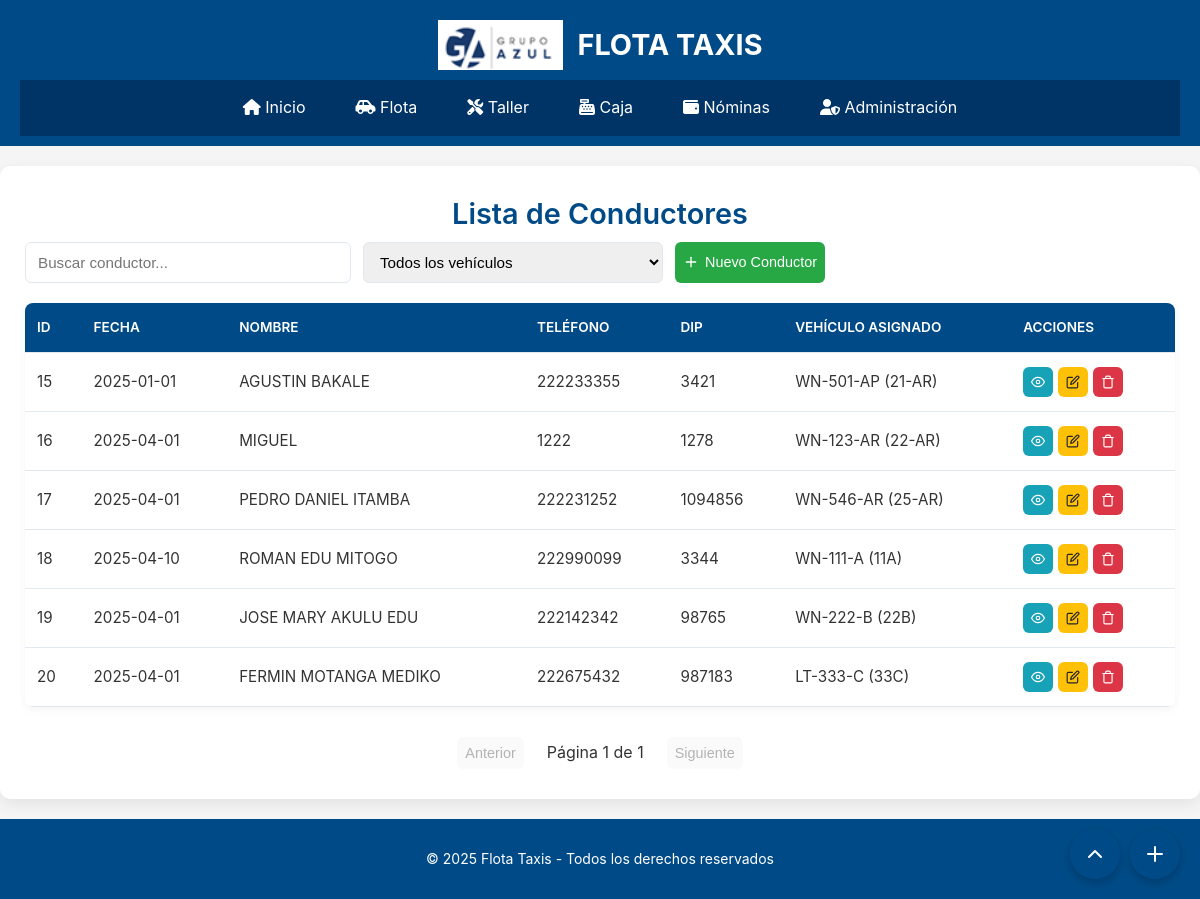
Screenshot of /modules/conductores/conductores-funcional.php with the database file from the repository.
### tables this page shows
CREATE TABLE `conductores` (
  `id` int(11) NOT NULL,
  `nombre` varchar(100) NOT NULL,
  `telefono` varchar(20) NOT NULL,
  `dip` varchar(20) NOT NULL,
  `vehiculo_id` int(11) DEFAULT NULL,
  `estado` enum('Activo','Inactivo') NOT NULL DEFAULT 'Activo',
  `ingreso_dia_obligatorio` int(11) NOT NULL DEFAULT 0,
  `ingreso_dia_libre` int(11) NOT NULL DEFAULT 0,
  `ingreso_obligatorio` int(11) DEFAULT NULL,
  `ingreso_libre` int(11) DEFAULT NULL,
  `imagen` varchar(255) DEFAULT NULL,
  `fecha` date DEFAULT NULL,
  `dias_por_ciclo` int(11) DEFAULT 30,
  `salario_mensual` int(11) DEFAULT NULL,
  `direccion` varchar(255) DEFAULT 'Sin dirección'
);

CREATE TABLE `vehiculos` (
  `id` int(11) NOT NULL,
  `marca` varchar(50) NOT NULL,
  `modelo` varchar(50) NOT NULL,
  `matricula` varchar(20) NOT NULL,
  `numero` varchar(20) NOT NULL,
  `km_actual` int(10) UNSIGNED NOT NULL DEFAULT 0,
  `km_aceite` int(10) UNSIGNED NOT NULL DEFAULT 0,
  `km_inicial` int(10) UNSIGNED NOT NULL DEFAULT 0,
  `imagen1` varchar(255) DEFAULT NULL,
  `imagen2` varchar(255) DEFAULT NULL,
  `imagen3` varchar(255) DEFAULT NULL,
  `imagen4` varchar(255) DEFAULT NULL,
  `fecha` date DEFAULT NULL,
  `year` year(4) DEFAULT NULL
);

### modules/conductores/conductores-funcional.php (the view, shortened to what this page needs)
<?php
include '../../layout/header.php';
require '../../config/database.php';
$conductores = $pdo->query("
    SELECT c.*, v.marca AS vehiculo_marca, v.modelo AS vehiculo_modelo,
           v.matricula AS vehiculo_matricula, v.numero AS vehiculo_numero
    FROM conductores c
    LEFT JOIN vehiculos v ON c.vehiculo_id = v.id
")->fetchAll();
?>
<!DOCTYPE html>
<html lang="es">
<head>
</head>
<body>
    <div class="container">
        <h2>Lista de Conductores</h2>
        <div class="table-controls">
            <input type="text" id="searchInput" placeholder="Buscar conductor..." class="modal-vehicle__form-input">
            <select id="filterVehicle" class="modal-vehicle__form-input">
                <option value="">Todos los vehículos</option>
            </select>
            <button id="openModalAgregar" class="btn btn-nuevo">
                <svg xmlns="http://www.w3.org/2000/svg" width="16" height="16" viewBox="0 0 24 24" fill="none" stroke="currentColor" stroke-width="2" stroke-linecap="round" stroke-linejoin="round">
                    <line x1="12" y1="5" x2="12" y2="19"></line>
                    <line x1="5" y1="12" x2="19" y2="12"></line>
                </svg>
                Nuevo Conductor
            </button>
        </div>
        <div class="table-container">
            <table class="table">
                <thead>
                    <tr>
                        <th>ID</th>
                        <th>Fecha</th>
                        <th>Nombre</th>
                        <th>Teléfono</th>
                        <th>DIP</th>
                        <th>Vehículo Asignado</th>
                        <th>Acciones</th>
                    </tr>
                </thead>
                <tbody id="tableBody">
                    <?php foreach ($conductores as $conductor): ?>
                        <tr data-vehiculo="<?= $conductor['vehiculo_id'] ?: '' ?>">
                            <td><?= $conductor['id'] ?></td>
                            <td><?= htmlspecialchars($conductor['fecha']) ?></td>
                            <td><?= htmlspecialchars($conductor['nombre']) ?></td>
                            <td><?= htmlspecialchars($conductor['telefono']) ?></td>
                            <td><?= htmlspecialchars($conductor['dip']) ?></td>
                            <td>
                                <?php if ($conductor['vehiculo_id']): ?>
                                    <?= htmlspecialchars($conductor['vehiculo_matricula']) ?> (<?= htmlspecialchars($conductor['vehiculo_numero']) ?>)
                                <?php else: ?>
                                    No asignado
                                <?php endif; ?>
                            </td>
                            <td>
                                <div style="display: flex; gap: 5px; flex-wrap: wrap;">
                                    <button class="btn btn-ver" onclick="verConductor(<?= htmlspecialchars(json_encode($conductor), ENT_QUOTES, 'UTF-8') ?>)">
                                        <svg xmlns="http://www.w3.org/2000/svg" width="14" height="14" viewBox="0 0 24 24" fill="none" stroke="currentColor" stroke-width="2" stroke-linecap="round" stroke-linejoin="round">
                                            <path d="M1 12s4-8 11-8 11 8 11 8-4 8-11 8-11-8-11-8z"></path>
                                            <circle cx="12" cy="12" r="3"></circle>
                                        </svg>
                                    </button>
                                    <button class="btn btn-editar" onclick="editarConductor(<?= htmlspecialchars(json_encode($conductor), ENT_QUOTES, 'UTF-8') ?>)">
                                    </button>
                                    <form method="post" style="display:inline;" onsubmit="return confirmarEliminacion();">
                                        <button type="submit" class="btn btn-eliminar">
                                        </button>
                                    </form>
                                </div>
                            </td>
                        </tr>
                    <?php endforeach; ?>
                </tbody>
            </table>
        </div>
        <div class="pagination">
            <button class="btn" id="prevPage" disabled>Anterior</button>
            <span id="pageInfo" style="padding: 8px 15px;">Página 1</span>
            <button class="btn" id="nextPage">Siguiente</button>
        </div>
    </div>
    <div class="action-buttons">
        <button class="action-button" id="btnScrollTop" title="Ir arriba">
            <svg xmlns="http://www.w3.org/2000/svg" width="24" height="24" viewBox="0 0 24 24" fill="none" stroke="currentColor" stroke-width="2" stroke-linecap="round" stroke-linejoin="round">
                <path d="M18 15l-6-6-6 6"></path>
            </svg>
        </button>
        <button class="action-button" id="btnAddNew" title="Nuevo conductor">
            <svg xmlns="http://www.w3.org/2000/svg" width="24" height="24" viewBox="0 0 24 24" fill="none" stroke="currentColor" stroke-width="2" stroke-linecap="round" stroke-linejoin="round">
                <line x1="12" y1="5" x2="12" y2="19"></line>
                <line x1="5" y1="12" x2="19" y2="12"></line>
            </svg>
        </button>
    </div>
    <?php include '../../layout/footer.php'; ?>
</body>
</html>

### styles/styles.css (style rules this page uses)
body { font-family: Arial, sans-serif; margin: 0; padding: 0; background-color: #f8f9fa; color: #333; }

### modules/conductores/conductores-funcional.php (style rules this page uses)
:root { --color-primario: #004b87; --color-secundario: #003366; --color-texto: #333; --color-fondo: #f8f9fa; --color-borde: #e2e8f0; --color-exito: #28a745; --color-advertencia: #ffc107; --color-peligro: #dc3545; --color-info: #17a2b8; }
body { font-family: 'Inter', sans-serif; background-color: #f5f5f5; color: var(--color-texto); line-height: 1.6; }
.container { max-width: 1250px; margin: 20px auto; background: #fff; padding: 25px; border-radius: 10px; box-shadow: 0 5px 15px rgba(0, 0, 0, 0.08); }
h2 { margin-top:0px; color: var(--color-primario); font-size: 1.8rem; margin-bottom: 5px; text-align: center; font-weight: 600; }
.table-container { overflow-x: auto; margin-top: 20px; border-radius: 8px; box-shadow: 0 2px 10px rgba(0, 0, 0, 0.05); }
.table { width: 100%; border-collapse: collapse; min-width: 800px; }
.table th, .table td { padding: 14px 12px; text-align: left; border-bottom: 1px solid var(--color-borde); }
.table th { background-color: var(--color-primario); color: white; font-weight: 600; text-transform: uppercase; font-size: 0.85rem; position: sticky; top: 0; }
.table td { background-color: #fff; font-size: 0.95rem; transition: all 0.2s ease; }
.btn { padding: 8px 8px; border-radius: 6px; border: none; cursor: pointer; font-size: 0.9rem; transition: all 0.3s ease; display: inline-flex; align-items: center; gap: 6px; font-weight: 500; }
.btn-nuevo { background-color: var(--color-exito); color: white; }
.btn-editar { background-color: var(--color-advertencia); color: #212529; }
.btn-ver { background-color: var(--color-info); color: white; }
.btn-eliminar { background-color: var(--color-peligro); color: white; }
.table-controls { display: flex; gap: 12px; margin-bottom: 20px; flex-wrap: wrap; }
.table-controls input, .table-controls select { flex: 1; min-width: 200px; max-width: 300px; }
.pagination { display: flex; justify-content: center; margin-top: 25px; gap: 8px; align-items: center; }
.modal-vehicle__form-input { padding: 10px 12px; border: 1px solid var(--color-borde); border-radius: 6px; font-size: 0.95rem; transition: border-color 0.2s ease; width: 100%; }
.action-buttons { position: fixed; bottom: 20px; right: 20px; display: flex; gap: 10px; z-index: 100; }
.action-button { width: 50px; height: 50px; border-radius: 50%; background: var(--color-primario); color: white; display: flex; align-items: center; justify-content: center; box-shadow: 0 4px 10px rgba(0, 0, 0, 0.2); cursor: pointer; transition: all 0.3s; border: none; }

### rows the page displays
conductores: id "15", fecha "2025-01-01", nombre "AGUSTIN BAKALE", telefono "222233355", dip "3421", vehiculo.matricula "WN-501-AP", vehiculo.numero "21-AR"
conductores: id "16", fecha "2025-04-01", nombre "MIGUEL", telefono "1222", dip "1278", vehiculo.matricula "WN-123-AR", vehiculo.numero "22-AR"
conductores: id "17", fecha "2025-04-01", nombre "PEDRO DANIEL ITAMBA", telefono "222231252", dip "1094856", vehiculo.matricula "WN-546-AR", vehiculo.numero "25-AR"
conductores: id "18", fecha "2025-04-10", nombre "ROMAN EDU MITOGO", telefono "222990099", dip "3344", vehiculo.matricula "WN-111-A", vehiculo.numero "11A"
conductores: id "19", fecha "2025-04-01", nombre "JOSE MARY AKULU EDU", telefono "222142342", dip "98765", vehiculo.matricula "WN-222-B", vehiculo.numero "22B"
conductores: id "20", fecha "2025-04-01", nombre "FERMIN MOTANGA MEDIKO", telefono "222675432", dip "987183", vehiculo.matricula "LT-333-C", vehiculo.numero "33C"
